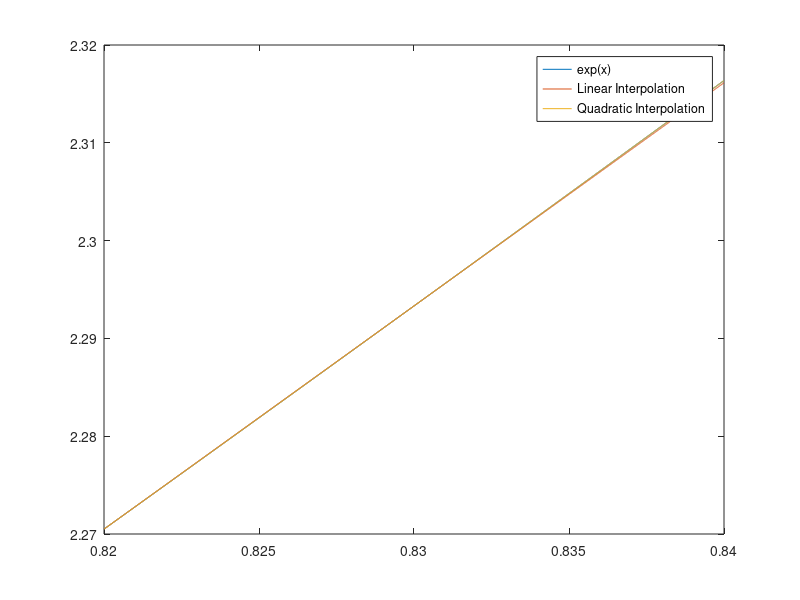

This figure's MATLAB source:
close all;clc;
x0=0.82;
x1=0.83;
x2=0.84;
y2=2.316367;
y0=2.270500;
y1=2.293319;
x=0.82:0.00001:0.84;
y=((x-x0).*y1)./(x1-x0) +((x-x1).*y0)./(x0-x1);
plot(x,exp(x));
hold on
plot(x,y);
y=((x-x1).*(x-x2).*y0)./((x0-x1).*(x0-x2))+((x-x0).*(x-x2).*y1)./((x1-x0).*(x1-x2))+((x-x0).*(x-x1).*y2)./((x2-x1).*(x2-x0));
plot(x,y);
legend('exp(x)','Linear Interpolation','Quadratic Interpolation')
hold off
